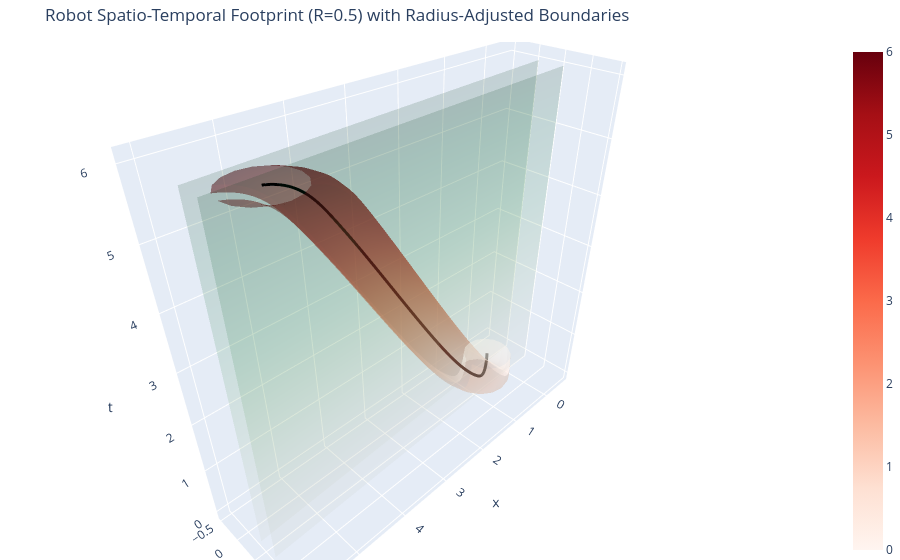

The notebook cell saved with this chart:
### Markdown cell above
## Robot Spatio-Temporal Footprint

Visualization of the swept volume (footprint) of the robot as it traverses the trajectory. The robot is modeled as a disk of radius R in the (x, y) plane, moving along the 3D space-time curve.

### Code cell
# 2D robot footprint visualization
fig, ax = plt.subplots(figsize=(10, 7))

# Plot the trajectory
ax.plot(curve_xy[:, 0], curve_xy[:, 1], color="black", linewidth=2.5, label="trajectory")

# Sample points along trajectory and draw circles representing robot footprint
num_footprint_circles = 15
footprint_indices = np.linspace(0, len(curve_xy) - 1, num_footprint_circles, dtype=int)
for idx in footprint_indices:
    point = curve_xy[idx]
    circle = plt.Circle(point, R, fill=False, edgecolor="red", alpha=0.4, linewidth=1.5)
    ax.add_patch(circle)

# Add one filled circle for emphasis
emphasis_idx = len(curve_xy) // 2
emphasis_point = curve_xy[emphasis_idx]
circle_filled = plt.Circle(emphasis_point, R, fill=True, facecolor="red", edgecolor="darkred", alpha=0.15, linewidth=2)
ax.add_patch(circle_filled)

# Plot control points and hull
ax.plot(control_points_xy[:, 0], control_points_xy[:, 1], "o-", color="tab:blue", alpha=0.65, label="control polygon")
hull_closed = np.r_[safe_hull_xy, safe_hull_xy[:1]]
ax.fill(hull_closed[:, 0], hull_closed[:, 1], color="tab:blue", alpha=0.08, label="control hull")

# Plot unsafe regions
for name, vertices in unsafe_sets.items():
    closed = np.r_[vertices, vertices[:1]]
    ax.fill(closed[:, 0], closed[:, 1], alpha=0.15, label=name)

ax.set_aspect("equal", adjustable="box")
ax.set_xlabel("x")
ax.set_ylabel("y")
ax.set_title(f"2D Robot Footprint (R={R}): Disk swept along trajectory")
ax.legend(loc="center left", bbox_to_anchor=(1.02, 0.5))
ax.grid(True, alpha=0.3)
plt.show()

# 3D spatio-temporal footprint
try:
    import plotly.graph_objects as go
except ImportError:
    raise ImportError("Install plotly for 3D visualization")

# Create tube-like surface by rotating a point at distance R around the trajectory
num_samples = len(curve_xyt)
num_angles = 16
angles = np.linspace(0, 2 * np.pi, num_angles, endpoint=False)

# Build mesh: for each point on trajectory, create a circle of points at distance R
tube_x = []
tube_y = []
tube_z = []

for i in range(num_samples):
    t_point = curve_xyt[i]
    x_c, y_c, t_c = t_point
    
    # Create circle perpendicular to trajectory (in xy-plane at this time)
    for angle in angles:
        x = x_c + R * np.cos(angle)
        y = y_c + R * np.sin(angle)
        tube_x.append(x)
        tube_y.append(y)
        tube_z.append(t_c)

tube_x = np.array(tube_x).reshape(num_samples, num_angles)
tube_y = np.array(tube_y).reshape(num_samples, num_angles)
tube_z = np.array(tube_z).reshape(num_samples, num_angles)

fig = go.Figure()

# Add the swept tube surface
fig.add_trace(go.Surface(
    x=tube_x,
    y=tube_y,
    z=tube_z,
    colorscale="Reds",
    opacity=0.5,
    name="robot footprint",
    hovertemplate="x=%{x:.2f}<br>y=%{y:.2f}<br>t=%{z:.2f}<extra></extra>",
))

# Add trajectory
fig.add_trace(go.Scatter3d(
    x=curve_xyt[:, 0],
    y=curve_xyt[:, 1],
    z=curve_xyt[:, 2],
    mode="lines",
    line=dict(color="black", width=6),
    name="trajectory",
    hovertemplate="x=%{x:.2f}<br>y=%{y:.2f}<br>t=%{z:.2f}<extra></extra>",
))

# Add radius-adjusted centerline safety boundaries (as surfaces)
for name, boundary in robot_center_boundaries.items():
    normal = boundary.normal
    xs = np.linspace(-0.5, 6.0, 15)
    zs = np.linspace(t0, tf, 15)
    X, Z = np.meshgrid(xs, zs)
    if abs(normal[1]) > 1e-9:
        Y = (boundary.offset - normal[0] * X) / normal[1]
        fig.add_trace(go.Surface(
            x=X,
            y=Y,
            z=Z,
            colorscale="Greens",
            opacity=0.15,
            name=f"center boundary: {name}",
            showscale=False,
            hovertemplate=f"{name}<br>x=%{{x:.2f}}<br>y=%{{y:.2f}}<br>t=%{{z:.2f}}<extra></extra>",
        ))

fig.update_layout(
    title=f"Robot Spatio-Temporal Footprint (R={R}) with Radius-Adjusted Boundaries",
    scene=dict(
        xaxis_title="x",
        yaxis_title="y",
        zaxis_title="t",
        aspectmode="data",
    ),
    margin=dict(l=0, r=0, b=0, t=42),
    legend=dict(x=0.02, y=0.98),
)
fig.show()

print(f"Robot footprint visualization:")
print(f"  Robot radius R: {R}")
print(f"  Trajectory length (arc-length approximation): {np.sum(np.linalg.norm(np.diff(curve_xy, axis=0), axis=1)):.2f}")
print(f"  Time domain: t ∈ [{t0}, {tf}]")
print(f"  Footprint consists of a disk of radius {R} swept along the 3D trajectory")

### Figure 1 — Plotly figure (JSON) as saved in the notebook; plotly's stock layout.template omitted (floating-point values rounded to 4 significant figures; data arrays with more than 128 entries replaced by an {"elided": "..."} marker saying what was removed)
{"data": [{"colorscale": [[0, "rgb(255,245,240)"], [0.125, "rgb(254,224,210)"], [0.25, "rgb(252,187,161)"], [0.375, "rgb(252,146,114)"], [0.5, "rgb(251,106,74)"], [0.625, "rgb(239,59,44)"], [0.75, "rgb(203,24,29)"], [0.875, "rgb(165,15,21)"], [1, "rgb(103,0,13)"]], "hovertemplate": "x=%{x:.2f}<br>y=%{y:.2f}<br>t=%{z:.2f}<extra></extra>", "name": "robot footprint", "opacity": 0.5, "type": "surface", "x": {"elided": "300x16 float values"}, "y": {"elided": "300x16 float values"}, "z": {"elided": "300x16 float values"}}, {"hovertemplate": "x=%{x:.2f}<br>y=%{y:.2f}<br>t=%{z:.2f}<extra></extra>", "line": {"color": "black", "width": 6}, "mode": "lines", "name": "trajectory", "type": "scatter3d", "x": {"elided": "300 float values"}, "y": {"elided": "300 float values"}, "z": {"elided": "300 float values"}}, {"colorscale": [[0, "rgb(247,252,245)"], [0.125, "rgb(229,245,224)"], [0.25, "rgb(199,233,192)"], [0.375, "rgb(161,217,155)"], [0.5, "rgb(116,196,118)"], [0.625, "rgb(65,171,93)"], [0.75, "rgb(35,139,69)"], [0.875, "rgb(0,109,44)"], [1, "rgb(0,68,27)"]], "hovertemplate": "upper obstacle<br>x=%{x:.2f}<br>y=%{y:.2f}<br>t=%{z:.2f}<extra></extra>", "name": "center boundary: upper obstacle", "opacity": 0.15, "showscale": false, "type": "surface", "x": {"elided": "15x15 float values"}, "y": {"elided": "15x15 float values"}, "z": {"elided": "15x15 float values"}}, {"colorscale": [[0, "rgb(247,252,245)"], [0.125, "rgb(229,245,224)"], [0.25, "rgb(199,233,192)"], [0.375, "rgb(161,217,155)"], [0.5, "rgb(116,196,118)"], [0.625, "rgb(65,171,93)"], [0.75, "rgb(35,139,69)"], [0.875, "rgb(0,109,44)"], [1, "rgb(0,68,27)"]], "hovertemplate": "lower obstacle<br>x=%{x:.2f}<br>y=%{y:.2f}<br>t=%{z:.2f}<extra></extra>", "name": "center boundary: lower obstacle", "opacity": 0.15, "showscale": false, "type": "surface", "x": {"elided": "15x15 float values"}, "y": {"elided": "15x15 float values"}, "z": {"elided": "15x15 float values"}}], "layout": {"legend": {"x": 0.02, "y": 0.98}, "margin": {"b": 0, "l": 0, "r": 0, "t": 42}, "scene": {"aspectmode": "data", "xaxis": {"title": {"text": "x"}}, "yaxis": {"title": {"text": "y"}}, "zaxis": {"title": {"text": "t"}}}, "title": {"text": "Robot Spatio-Temporal Footprint (R=0.5) with Radius-Adjusted Boundaries"}}}
